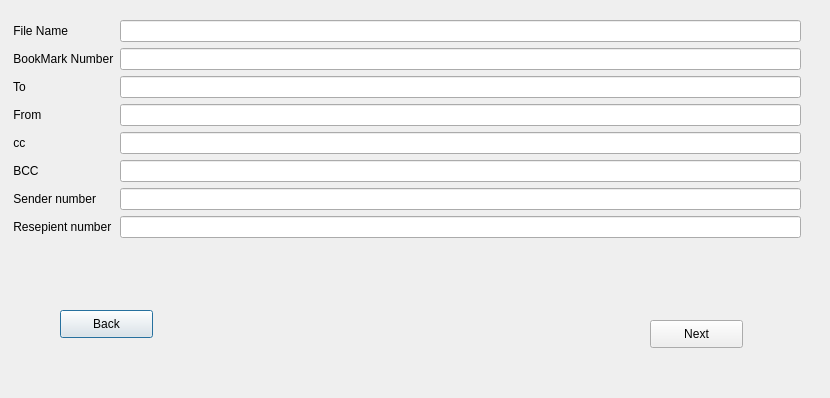
<?xml version="1.0" encoding="UTF-8"?>
<ui version="4.0">
 <class>Dialog</class>
 <widget class="QDialog" name="Dialog">
  <property name="geometry">
   <rect>
    <x>0</x>
    <y>0</y>
    <width>830</width>
    <height>398</height>
   </rect>
  </property>
  <property name="windowTitle">
   <string>booklog_Details</string>
  </property>
  <widget class="QWidget" name="formLayoutWidget">
   <property name="geometry">
    <rect>
     <x>10</x>
     <y>20</y>
     <width>791</width>
     <height>261</height>
    </rect>
   </property>
   <layout class="QFormLayout" name="formLayout">
    <item row="0" column="0">
     <widget class="QLabel" name="lbl_fileName">
      <property name="text">
       <string> File Name</string>
      </property>
     </widget>
    </item>
    <item row="0" column="1">
     <widget class="QLineEdit" name="lineEdit_fIstName"/>
    </item>
    <item row="1" column="1">
     <widget class="QLineEdit" name="lineEdit_BookmarkNumber"/>
    </item>
    <item row="2" column="1">
     <widget class="QLineEdit" name="lineEdit_to"/>
    </item>
    <item row="1" column="0">
     <widget class="QLabel" name="label_8">
      <property name="text">
       <string> BookMark Number</string>
      </property>
     </widget>
    </item>
    <item row="2" column="0">
     <widget class="QLabel" name="label_11">
      <property name="text">
       <string> To</string>
      </property>
     </widget>
    </item>
    <item row="3" column="1">
     <widget class="QLineEdit" name="lineEdit_from"/>
    </item>
    <item row="3" column="0">
     <widget class="QLabel" name="label_10">
      <property name="text">
       <string> From</string>
      </property>
     </widget>
    </item>
    <item row="4" column="0">
     <widget class="QLabel" name="label_12">
      <property name="text">
       <string> cc</string>
      </property>
     </widget>
    </item>
    <item row="4" column="1">
     <widget class="QLineEdit" name="lineEdit_cc"/>
    </item>
    <item row="6" column="1">
     <widget class="QLineEdit" name="lineEdit_senderNumber"/>
    </item>
    <item row="5" column="1">
     <widget class="QLineEdit" name="lineEdit_BCC"/>
    </item>
    <item row="5" column="0">
     <widget class="QLabel" name="label_13">
      <property name="text">
       <string> BCC</string>
      </property>
     </widget>
    </item>
    <item row="6" column="0">
     <widget class="QLabel" name="label">
      <property name="text">
       <string> Sender number</string>
      </property>
     </widget>
    </item>
    <item row="7" column="0">
     <widget class="QLabel" name="label_2">
      <property name="text">
       <string> Resepient number</string>
      </property>
     </widget>
    </item>
    <item row="7" column="1">
     <widget class="QLineEdit" name="lineEdit_RecepiantNumber"/>
    </item>
   </layout>
  </widget>
  <widget class="QPushButton" name="btnBack">
   <property name="geometry">
    <rect>
     <x>60</x>
     <y>310</y>
     <width>93</width>
     <height>28</height>
    </rect>
   </property>
   <property name="text">
    <string>Back</string>
   </property>
  </widget>
  <widget class="QPushButton" name="BtnNext">
   <property name="geometry">
    <rect>
     <x>650</x>
     <y>320</y>
     <width>93</width>
     <height>28</height>
    </rect>
   </property>
   <property name="text">
    <string>Next</string>
   </property>
  </widget>
 </widget>
 <resources/>
 <connections/>
</ui>
